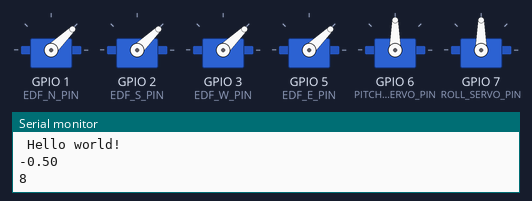
Bench run of a program on a simulated ESP32. On the bench: 6 × servo, the last lines printed to the serial monitor.

Above: at 0.1 s.
At 7.1 s:
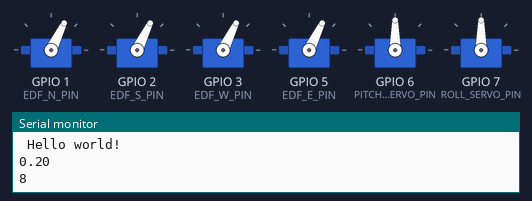
At 9.1 s:
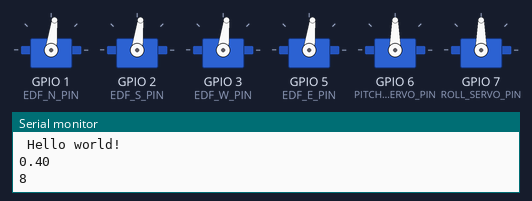
At 11.1 s:
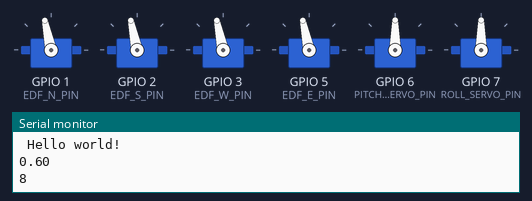
At 13.1 s:
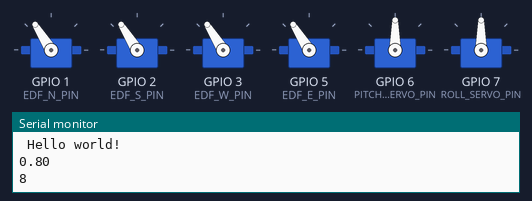
At 15.1 s:
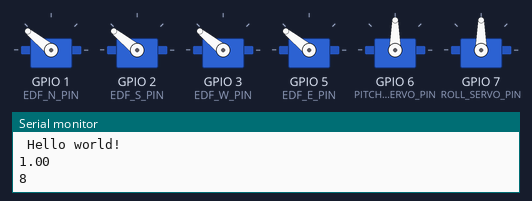
Timing chart, 0 to 16.6 s (numbered marks = the images above):
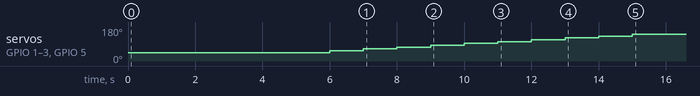

Measured:
- by itself, servo on GPIO 1 (EDF_N_PIN), servo on GPIO 2 (EDF_S_PIN), servo on GPIO 3 (EDF_W_PIN), servo on GPIO 5 (EDF_E_PIN): moves from 44° to 141° over 9.0 s

The program:

main.cpp
```cpp
#include <Arduino.h>
#include <ESP32Servo.h>
#include <cmath>

// Config - EDF Pins
#define EDF_N_PIN 1
#define EDF_S_PIN 2
#define EDF_W_PIN 3
#define EDF_E_PIN 5

// Config - Servo Pins
#define PITCH_SERVO_PIN 6
#define ROLL_SERVO_PIN 7

// Define EDF / Servo variables
Servo EDFN;
Servo EDFS;
Servo EDFW;
Servo EDFE;
Servo PitchServo;
Servo RollServo;

float test = -.5f;
ulong curtime = 0;

// Function definitions
int clamp(int, int, int);
float clamp(float, float, float);
void initServoLib();
void cmdThrust(float, float);

void setup() {
  // Init Serial
  Serial.begin(115200);

  // Initialize Servo Library
  initServoLib();
}

void loop() {

  Serial.println(" Hello world!");

  Serial.println(test);
  curtime = micros();

  cmdThrust(test, 0.f);
  test += 0.1f;

  ulong diff = micros() - curtime;
  Serial.println(diff);

  delay(1000);
}

// Clamp value
int clamp(int value, int minimum, int maximum) {
  return max(minimum, min(maximum, value));
}
float clamp(float value, float minimum, float maximum) {
  return max(minimum, min(maximum, value));
}

// Initialize Servo Library
void initServoLib() {
  EDFN.attach(EDF_N_PIN);
  EDFS.attach(EDF_S_PIN);
  EDFW.attach(EDF_W_PIN);
  EDFE.attach(EDF_E_PIN);
  PitchServo.attach(PITCH_SERVO_PIN);
  RollServo.attach(ROLL_SERVO_PIN);
}


void cmdThrust(float thrust, float yawCtrl) {
  // Clamp input values
  thrust = clamp(thrust, 0.f, 1.f);
  yawCtrl = clamp(yawCtrl, -1.f, 1.f);

  int convertedThrust = (int)roundf(thrust*1000.f);
  int convertedYaw = (int)roundf(yawCtrl*200.f);

  EDFN.writeMicroseconds(1000 + clamp(convertedThrust + convertedYaw, 0, 1000));
  EDFS.writeMicroseconds(1000 + clamp(convertedThrust + convertedYaw, 0, 1000));
  EDFW.writeMicroseconds(1000 + clamp(convertedThrust - convertedYaw, 0, 1000));
  EDFE.writeMicroseconds(1000 + clamp(convertedThrust - convertedYaw, 0, 1000));
}
```
